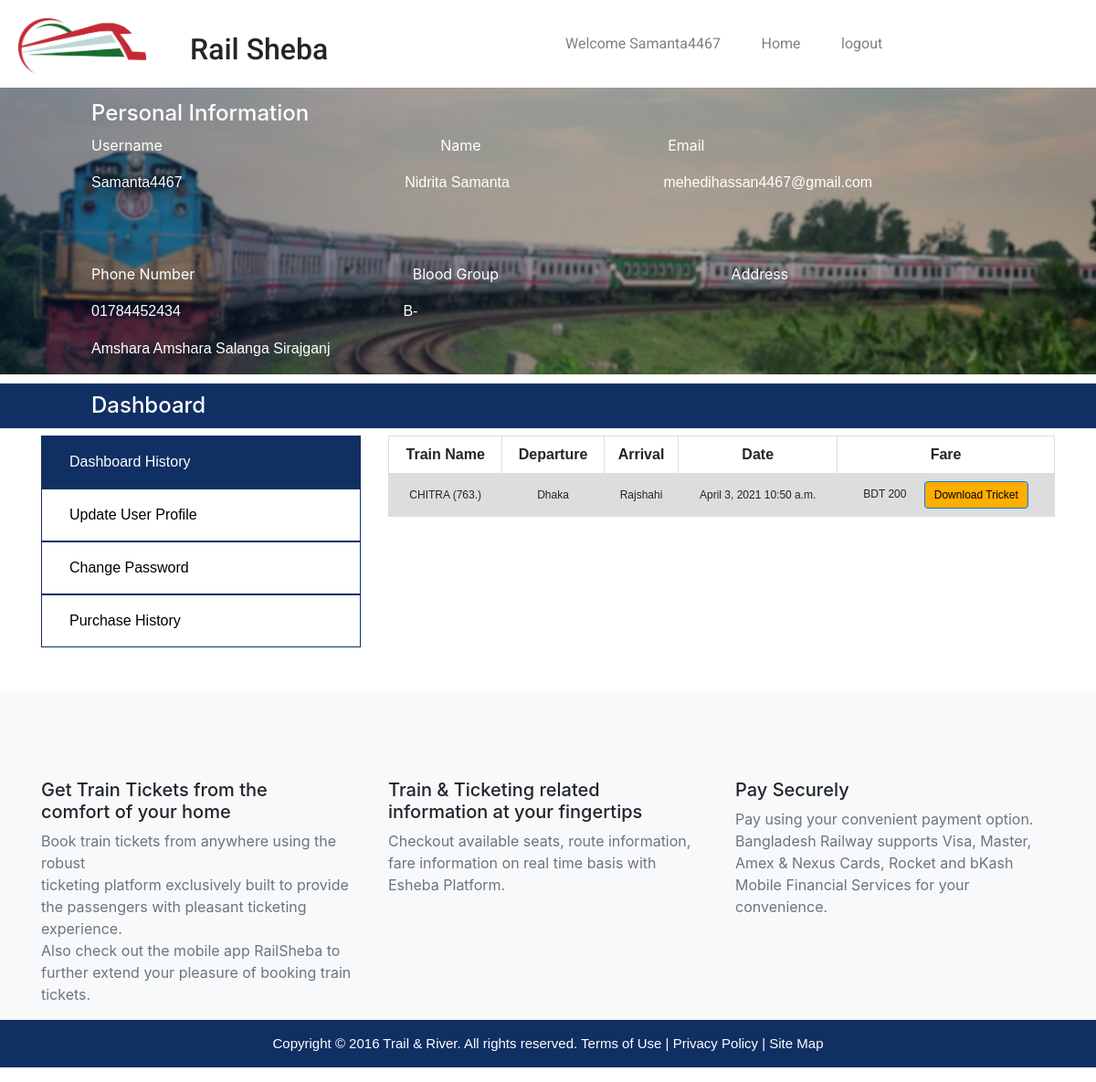
/Profile/User_Profile/ (signed in), run on the app's committed database.
### UserApp/models.py (models this page shows, shortened)
class UserProfile(models.Model):
    user = models.OneToOneField(User, on_delete=models.CASCADE)
    first_name = models.CharField(max_length=50, blank=True)
    last_name = models.CharField(max_length=50, blank=True)
    email = models.CharField(max_length=100, blank=False)
    adress = models.CharField(max_length=500, blank=True)
    city = models.CharField(max_length=200, blank=True)
    mobile=models.CharField(max_length=15, blank=True)
    Bg=models.CharField(max_length=5,blank=True)
    image = models.ImageField(blank=True, null=True, upload_to='user_image/')

### counter/models.py (models this page shows, shortened)
class user_tricket(models.Model):
    user=models.ForeignKey(User, on_delete=models.CASCADE, default=1)
    train_name=models.CharField(blank=False,max_length=200)
    From=models.CharField(blank=False,max_length=200)
    To=models.CharField(blank=False,max_length=200)
    Date=models.CharField(blank=False,max_length=100,null=True)
    time=models.CharField(max_length=100,blank=False)
    adult=models.IntegerField(blank=False)
    child=models.CharField(blank=True,max_length=4, null=True)
    phone=models.CharField(max_length=15,blank=False)
    txid=models.CharField(max_length=100,blank=False)

### user_profile/views.py (the view)
# urls.py: path('User_Profile/',views.user_account, name='account'),
@login_required(login_url='/User/login')
def user_account(request):
    current_user=request.user
    accountData=UserProfile.objects.get(user_id=current_user.id)
    tricketdata=user_tricket.objects.filter(user=request.user)
    context={
        'Ad':accountData,
        'tr':tricketdata
    }
    return render(request,'dashbord.html',context)

### templates/dashbord.html (shortened to what this page needs)
{% extends 'layout.html'%}
{% block content%}
{% load static %}
<div class="banner-content" style="background-image: url({% static 'img/home-image1.png' %});">
        <div class="content_info">
          <div class="banner-content">
           {% if user.is_authenticated %}
           <div class="content_info_info">
             <h4>Personal Information</h4>
             <div class="content_info_one">
              <p>Username</p>
              <p>Name</p>
              <p class="p-0">Email</p><br>
            </div>
            <div class="content_info_two">
              <p>{{user.username}}</p>
              <p>{{Ad.first_name}} {{Ad.last_name}}</p>
              <p class="ml-5">{{user.email}}</p>
            </div>
            <div class="content_info_three">
              <p>Phone Number</p>
              <p>Blood Group</p>
              <p >Address</p>
            </div>
            <div class="content_info_two">
              <p>{{Ad.mobile}}</p>
              <span><p>{{Ad.Bg}}</p></span>
              <span><p>{{Ad.adress}}</p></span>
            </div>
          </div>
          {% endif %}
        </div>
      </div>
</div>
        <div class="Content_two">
        <h4>Dashboard</h4>
        </div>
        <div class="container">
          <div class="row">
            <div class="col-4">
              <div class="Content-three">
           <a href="Jvascript:void(0)"> Dashboard History</a>
           <a href="{% url 'update' %}">  Update User Profile</a>
           <a href="{% url 'update_password' %}">  Change Password</a>
           <a href="{% url 'history' %}">  Purchase History</a>
        </div>
              </div>
              <div class="col-8">
              <div class="Content_Four">
<table>
  <tr>
    <th>Train Name</th>
    <th>Departure</th>
    <th>Arrival</th>
    <th>Date</th>
    <th>Fare</th>
  </tr>
{% for t in tr %}
  <tr>
    <td>{{t.train_name}}</td>
    <td>{{t.From}}</td>
    <td>{{t.To}}</td>
    <td>{{t.Date}} {{t.time}}</td>
    <td>BDT 200<span><span class="ml-3 buynow"> <a href="{% url 'pdf' id=t.id %}" class="btn btn-primary" target="_blank">Download Tricket</a></span> </td>
  </tr>
{% endfor %}
</table>
            </div>
              </div>
            </div>
        </div>
{% endblock %}

### templates/layout.html (shortened to what this page needs)
{% load static %}
<!DOCTYPE html>
<html>
  <head>
    <link rel="stylesheet" href="https://maxcdn.bootstrapcdn.com/bootstrap/4.0.0/css/bootstrap.min.css" />
    <link
      rel="stylesheet"
      href="https://cdn.jsdelivr.net/npm/bootstrap-select@1.13.14/dist/css/bootstrap-select.min.css"
    />
    <link rel="stylesheet" href="{% static 'css/style.css' %}" />
  </head>
  <body>
    <div class="first_content" style="z-index: 9999999 !important">
      <div class="first_content_one">
        <a href="{% url 'home' %}"><img src="{% static 'img/logo.png'%}" /></a>
      </div>
      <h2 class="ml-5">Rail Sheba</h2>
      <div class="bar">
        <ul>
          {% if user.is_authenticated %}
          <li><a href="{% url 'account' %}">Welcome {{user.username}}</a></li>
          <li><a href="{% url 'home' %}">Home</a></li>
          <li><a href="{% url 'logout' %}">logout </a></li>
          {% else %}
          <li><a href="{% url 'home' %}">Home</a></li>
          <li><a href="#">contact us</a></li>
          <li><a href="{% url 'reg' %}">Register</a></li>
          <li><a href="{% url 'log' %}">Login</a></li>
          {% endif %}
        </ul>
      </div>
    </div>
    {% block content %} {% endblock %}
    <div class="pt-5 mt-5 bg-light">
    <div class="container pt-5 ">
      <div class="row">
        <div class="col-4">
          <h5>
            Get Train Tickets from the <br />
            comfort of your home
          </h5>
          <p class="text-muted">
            Book train tickets from anywhere using the robust <br />
            ticketing platform exclusively built to provide the passengers with pleasant ticketing experience. <br />
            Also check out the mobile app RailSheba to further extend your pleasure of booking train tickets.
          </p>
        </div>
        <div class="col-4">
          <h5>
            Train & Ticketing related <br />
            information at your fingertips
          </h5>
          <p class="text-muted">
            Checkout available seats, route information, fare information on real time basis with Esheba Platform.
          </p>
        </div>
        <div class="col-4">
          <h5>Pay Securely</h5>
          <p class="text-muted">
            Pay using your convenient payment option. Bangladesh Railway supports Visa, Master, Amex & Nexus Cards,
            Rocket and bKash Mobile Financial Services for your convenience.
          </p>
        </div>
      </div>
    </div>
    <div class="content-eight">
      <div class="content-eight-info-content">
        <p>Copyright © 2016 Trail & River. All rights reserved. Terms of Use | Privacy Policy | Site Map</p>
      </div>
    </div>
    </div>
  </body>
</html>

### static/css/style.css (style rules this page uses)
* { margin: 0; padding: 0; box-sizing: border-box; }
.first_content { padding: 20px; position: fixed; right: 0; left: 0; background-color: #fff; }
.first_content_one { display: inline-block; }
.first_content_one img { height: 60px; width: 140px; }
.first_content h2 { display: inline-block; position: absolute; padding-top: 15px; font-family: 'Roboto', sans-serif; }
.bar ul li { list-style: none; display: inline-block; padding-right: 20px; padding-left: 20px; font-family: 'Roboto', sans-serif; color: rgba(0,0,0,.5); }
.bar ul li a { color: rgba(0,0,0,.5); text-decoration: none; }
.bar ul { padding-left: 579px; margin-top: -45px; }
.bar ul li:first-child { color: #000; }
.banner-content { width: 100%; background-repeat: no-repeat; background-size: cover; z-index: -1; }
.content-eight-info-content p { padding-top: 15px; padding-bottom: 15px; color: #fff; font-family: 'Ropa Sans', sans-serif; font-size: 15px; text-align: center; }
.content-eight { background-color: #102F63; }
.content_info { padding-top: 100px; }
.content_info h4 { padding-left: 100px; padding-top: 10px; color: #fff; }
.content_info_one p { display: inline-block; padding-left: 100px; color: #fff; }
.content_info_one p:nth-child(2) { padding-right: 200px; }
.content_info_one p:nth-child(1) { padding-right: 200px; }
.content_info_two { padding-left: 100px; }
.content_info_two p { display: inline-block; color: #fff; font-family: 'Ropa Sans', sans-serif; }
.content_info_two p:nth-child(1) { padding-right: 239px; }
.content_info_two p:nth-child(2) { padding-right: 116px; }
.content_info_two span { padding-right: 14px; }
.Content_two { margin-top: 10px; }
.Content_two h4 { background-color: #102F63; padding: 10px 100px; color: #fff; }
.content_info_three p { display: inline-block; padding-left: 100px; padding-top: 60px; color: #fff; }
.content_info_three p:nth-child(2) { padding-right: 150px; }
.content_info_three p:nth-child(1) { padding-right: 134px; }
.Content-three a { color: #000; font-family: 'Ropa Sans', sans-serif; padding: 16px 30px; text-decoration: none; display: block; border: 1px solid #102F63!important; clear: both; }
.Content-three a:first-child { background-color: #102F63; color: #fff; }
.Content_Four { padding-bottom: 50px; }

### templates/dashbord.html (style rules this page uses)
table { font-family: arial, sans-serif; border-collapse: collapse; width: 100%; }
td, th { border: 1px solid #dddddd; text-align: left; padding: 8px; text-align:center; }
td { font-size:12px; }
tr:nth-child(even) { background-color: #dddddd; }
.buynow a { padding:5px 10px; text-decoration:none; background-color:#ffae00; color:#000; font-size:12px; }

### data on the page
UserProfile: first_name "Nidrita", last_name "Samanta", mobile "01784452434", Bg "B-", adress "Amshara Amshara Salanga Sirajganj"
user_tricket: train_name "CHITRA (763.)", From "Dhaka", To "Rajshahi", Date "April 3, 2021", time "10:50 a.m."

### other printed values
{{ user.username }} "Samanta4467"
{{ user.email }} "mehedihassan4467@gmail.com"
